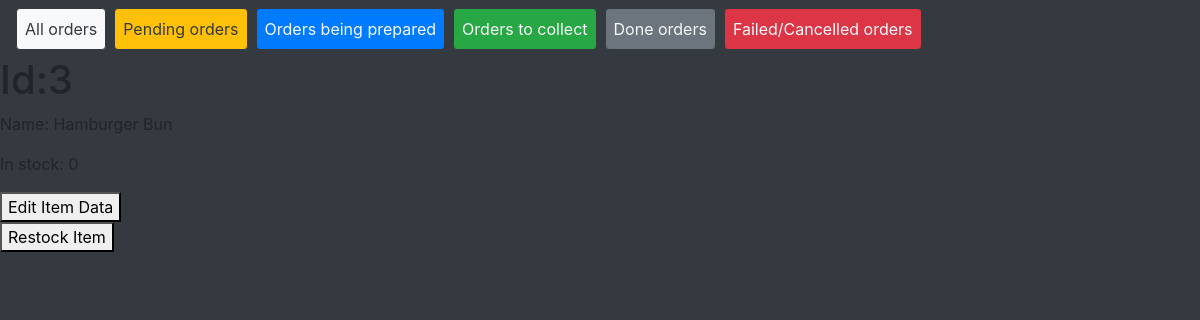
The app's page /ordersys/manage_ingredient/3, older data.
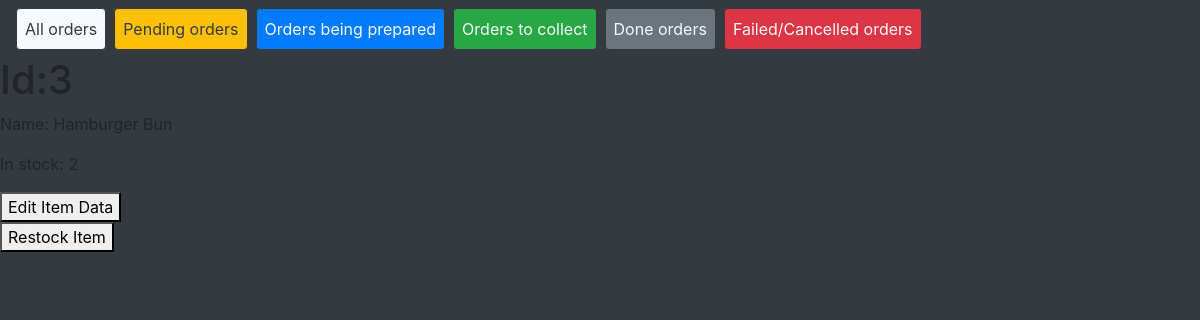
The same page, newer data.
### ordersys/models.py (models this page shows, shortened)
class Ingredient(models.Model):
    name = models.CharField(max_length=32)
    amount_stored = models.PositiveIntegerField()
    restock_cost = models.DecimalField(max_digits=4, decimal_places=2, default=0)

### ordersys/views.py (the view)
# urls.py: path('manage_ingredient/<int:pk>', views.IngredientDetailsView.as_view(), name='ingredient_details'),
class IngredientDetailsView(generic.DetailView):
    model = Ingredient
    template_name = 'ordersys/ingredient_details.html'

### ordersys/templates/ordersys/ingredient_details.html
{% extends "ordersys/base.html" %}
{% block content %}
    <h1>Id:{{ingredient.id}} </h1>
    <p>Name: {{ingredient.name}}</p>
    <p>In stock: {{ingredient.amount_stored}}</p>
    <form action="{% url 'ordersys:edit_ingredient' ingredient.id%}" method="get">
        <button type="submit">Edit Item Data</button>
    </form>
    <form action="{% url 'ordersys:restock_ingredient' ingredient.id %}" method="get">
        <button type="submit">Restock Item</button>
    </form>
{% endblock %}

Row changes from the older to the newer data that the page shows:
changed Ingredient "Hamburger Bun": amount_stored "0" → "2"
